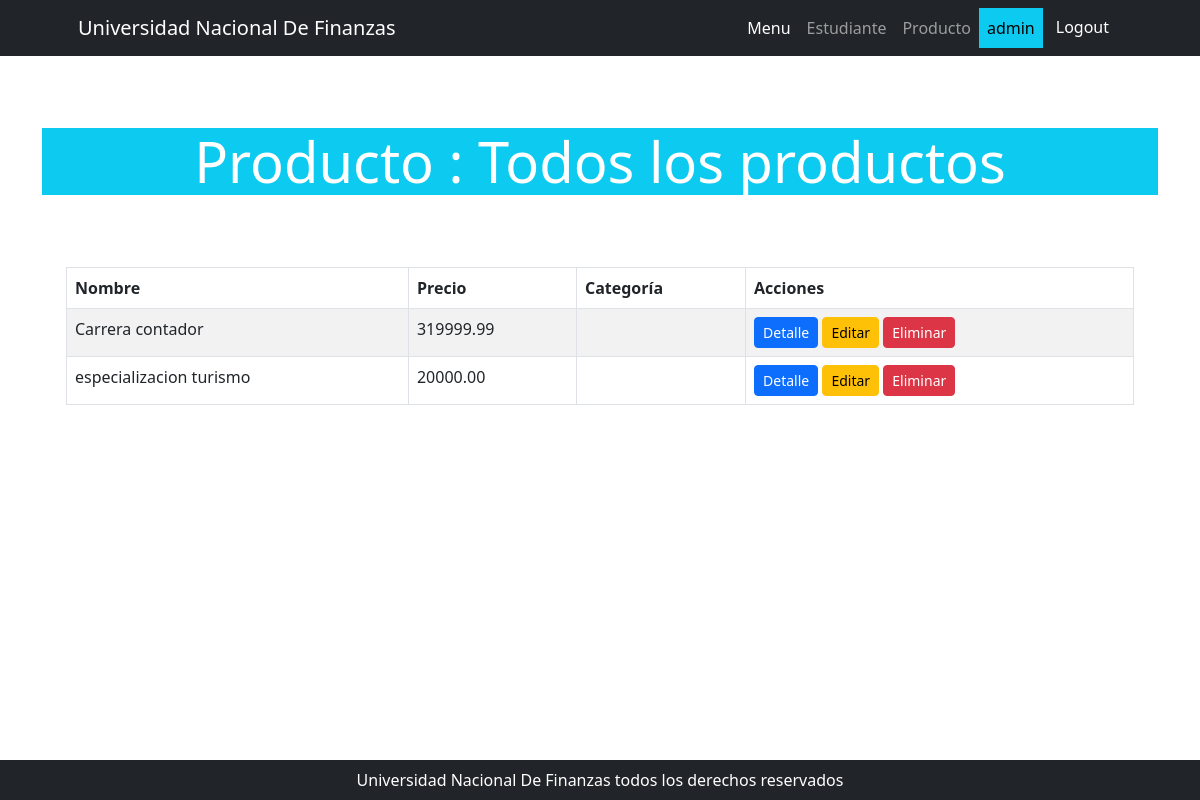
/producto/producto/list (signed in), run on the app's committed database.
### producto/models.py (models this page shows, shortened)
class Producto(models.Model):
    categoria_id = models.ForeignKey(ProductoCategoria, null=True, blank=True, on_delete=models.SET_NULL)
    nombre = models.CharField(max_length=200)
    unidad_de_medida = models.CharField(max_length=200)
    cantidad = models.FloatField()
    precio = models.DecimalField(max_digits=10, decimal_places=2)
    descripcion = models.TextField(null=True, blank=True, editable=True, default=timezone.now)
    class Meta:
        verbose_name = "producto"
        verbose_name_plural = "productos"

### producto/views.py (the view)
# urls.py: path("producto/list", ProductoList.as_view(), name= "producto_list"),
class ProductoList(ListView):
    model = Producto
    def get_queryset(self) -> QuerySet[Any]:
        queryset = super().get_queryset()
        busqueda = self.request.GET.get("busqueda")
        if busqueda:
            queryset = queryset.filter(nombre__icontains=busqueda)
        return queryset

### producto/templates/producto/producto_list.html (shortened to what this page needs)
{% extends 'core/base.html' %}
{% block body_title %}
Producto : Todos los productos
{% endblock body_title %}
{% block content %}
{% if object_list %}
<div class="container">
    <table class="table table-striped table-bordered table-hover table-responsive">
        <thead class="thead-dark">
            <tr>
                <th>Nombre</th>
                <th>Precio</th>
                <th>Categoría</th>
                <th>Acciones</th>
            </tr>
        </thead>
        <tbody>
            {% for producto in object_list %}
            <tr>
                <td>{{ producto.nombre }}</td>
                <td>{{ producto.precio }}</td>
                <td>{{ producto.categoria }}</td>
                <td>
                    <a href="{% url 'producto:producto_detail' producto.id %}" class="btn btn-primary btn-sm">Detalle</a>
                    <a href="{% url 'producto:producto_detail' producto.id %}" class="btn btn-warning btn-sm">Editar</a>
                    <a href="{% url 'producto:producto_actualizar' producto.id %}" class="btn btn-danger btn-sm">Eliminar</a>
                </td>
            </tr>
            {% endfor %}
        </tbody>
    </table>
{% else %}
<p class="fs-3">No Hay Registros</p>
{% endif %}
</div>
    </div>
{% endblock content %}

### core/templates/core/components/navbar.html (shortened to what this page needs)
 <nav class="navbar navbar-expand-lg navbar-dark bg-dark">
    <div class="container px-5">
        <a class="navbar-brand" href="#!">Universidad Nacional De Finanzas</a>
        <div class="collapse navbar-collapse" id="navbarSupportedContent">
            <ul class="navbar-nav ms-auto mb-2 mb-lg-0">
                <li class="nav-item"><a class="nav-link active" aria-current="page" href="{% url 'core:index' %}">Menu</a></li>
                {% if user.is_authenticated %}
                <li class="nav-item"><a class="nav-link" href="{% url 'estudiante:index' %}">Estudiante</a></li>
                <li class="nav-item"><a class="nav-link" href="{% url 'producto:index' %}">Producto</a></li>
                <li class="nav-item">
                    <a class="nav-link text-bg-info">{{ user.username}}</a>
                </li>
                <li class="nav-item">
                    <form action="{% url 'core:logout' %}" method="post">
                         <button type="submit" class="btn btn-dark">Logout</button>
                    </form>
                </li>
                {% endif %}
            </ul>
        </div>
    </div>
</nav>

### data on the page
Producto: nombre "Carrera contador", precio "319999.99"
Producto: nombre "especializacion turismo", precio "20000.00"

### other printed values
{{ user.username }} "admin"
